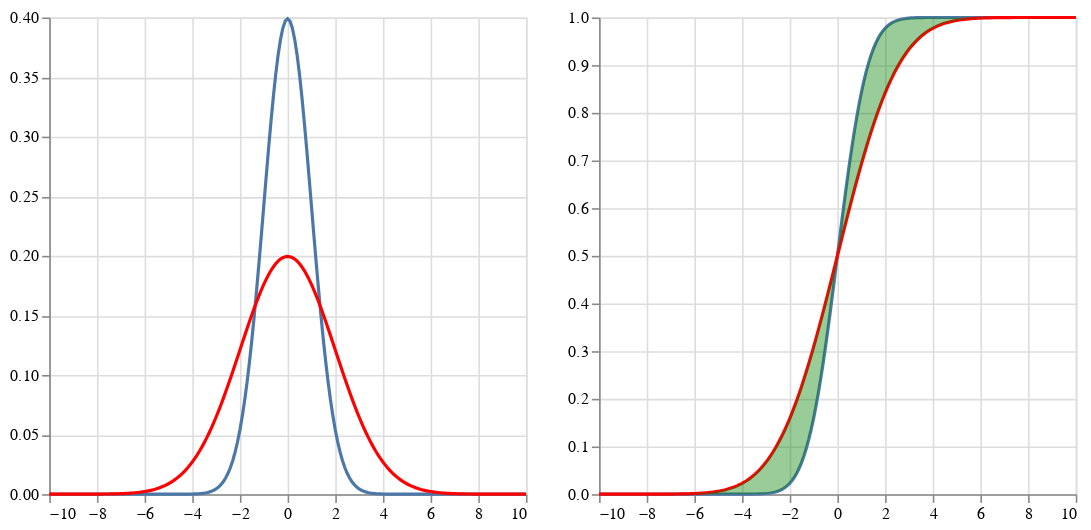

The notebook cell this image was saved under:
### Code cell
μ = Normal(0)
ν = Normal(0,2)
y = range(0,stop=1,length=500)
q = quantile(μ,y);
c(x,y) = abs(y-x)^1 # h(y-x) convex function

println("Optimal Trasnport Cost = ",otc(μ,ν,c))
plotDistributions(μ,ν)

### Figure 1 — Vega-Lite specification as saved in the notebook (floating-point values rounded to 4 significant figures; data arrays with more than 128 entries replaced by an {"elided": "..."} marker saying what was removed)
{"hconcat": [{"layer": [{"data": {"values": {"elided": "201 records"}}, "encoding": {"x": {"field": "x", "title": null, "type": "quantitative"}, "y": {"field": "y", "title": null, "type": "quantitative"}}, "mark": "line"}, {"data": {"values": {"elided": "201 records"}}, "encoding": {"color": {"value": "red"}, "x": {"field": "x", "title": null, "type": "quantitative"}, "y": {"field": "y", "title": null, "type": "quantitative"}}, "mark": "line"}]}, {"layer": [{"data": {"values": {"elided": "201 records"}}, "encoding": {"x": {"field": "x", "title": null, "type": "quantitative"}, "y": {"field": "y", "title": null, "type": "quantitative"}}, "mark": "line"}, {"data": {"values": {"elided": "201 records"}}, "encoding": {"color": {"value": "red"}, "x": {"field": "x", "title": null, "type": "quantitative"}, "y": {"field": "y", "title": null, "type": "quantitative"}}, "mark": "line"}, {"data": {"values": {"elided": "201 records"}}, "encoding": {"color": {"value": "green"}, "opacity": {"value": 0.4}, "x": {"field": "x", "title": null, "type": "quantitative"}, "y": {"field": "y", "title": null, "type": "quantitative"}, "y2": {"field": "y2", "title": null, "type": "quantitative"}}, "mark": "area"}]}]}
